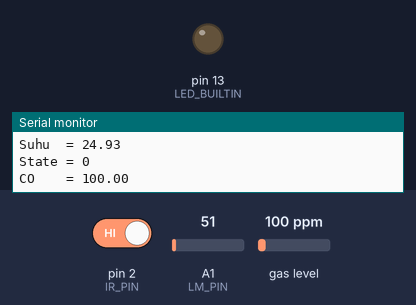
A sketch run on a simulated Arduino Uno, built with avr-gcc and run on an emulated ATmega328P. Shown: output pins drawn as LEDs (lit = HIGH), the last lines printed to the serial monitor. The test bench sets the inputs (shaded band); at power-on: pin 2 (IR_PIN) HIGH, A1 (LM_PIN) = 51, gas level 100 ppm.

Above: at 1.2 s.
1.3 s: pin 2 (IR_PIN) driven LOW
At 2.5 s:
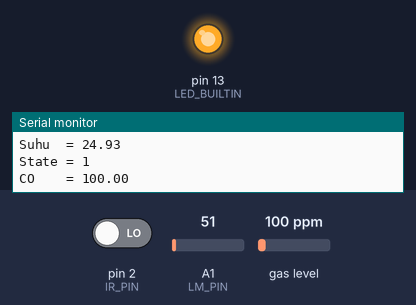
2.8 s: A1 (LM_PIN) set to 65
4.3 s: A1 (LM_PIN) set to 79
6.1 s: pin 2 (IR_PIN) driven HIGH
At 6.4 s:
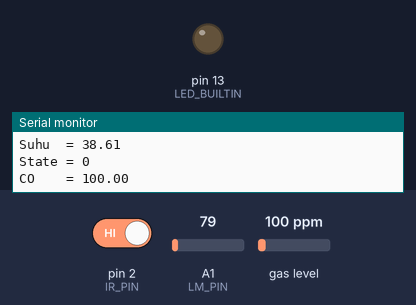
Timing chart, 0 to 9.1 s (numbered marks = the images above; inputs shaded):
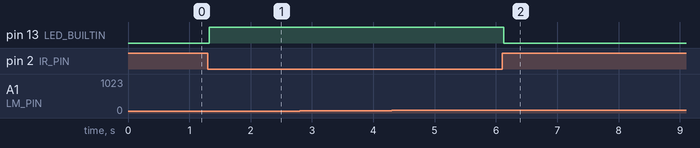

The sketch:

flame-detection.ino
```cpp
#include "MQUnifiedsensor.h"

#define   DEBUG_TIME   500

float lm35Value;
float mq2Value;
uint16_t irState;

uint32_t u_time[4];
uint32_t sysTmr;

void setup() {
        Serial.begin(9600);
        mq2_Init();
        mq2_Calibrate();
        lm35_Init();
        ir_Init();
}

void loop() {
        mq2_readSens();
        lm35_ReadSens();
        ir_readSens();
        debug();

        if (lm35Value >= 50) Serial.println("Warning !! Kebakaran");
        if ((lm35Value < 50 && lm35Value >= 40) && mq2Value > 30) Serial.println("Warning !! Kebakaran");
        if ((lm35Value < 40 && lm35Value >= 35) && mq2Value > 40 && irState == 1)
                Serial.println("Warning !! Kebakaran");

        if (millis() - sysTmr >= 30) {

                if (irState) digitalWrite(LED_BUILTIN, HIGH);
                else digitalWrite(LED_BUILTIN, LOW);

                sysTmr = millis();
        }
}

void debug() {
        if (millis() - u_time[3] >= DEBUG_TIME) {

                Serial.print("Suhu  = ");
                Serial.println(lm35Value);
                Serial.print("State = ");
                Serial.println(irState);
                Serial.print("CO    = ");
                Serial.println(mq2Value);

                u_time[3] = millis();
        }
}
```

SensInfraRed.ino
```cpp
#define    IR_PIN           2
#define    IR_SAMPLING      20

void ir_Init() {
        pinMode(LED_BUILTIN, OUTPUT);
        pinMode(IR_PIN, INPUT);
}

void ir_readSens() {
        if (millis() - u_time[2] >= IR_SAMPLING) {

                irState = !digitalRead(IR_PIN);

                u_time[2] = millis();
        }
}
```

SensLM35.ino
```cpp
#define    LM_PIN           A1
#define    LM_SAMPLING      500

#define    V_OUT(ADC) (ADC / 1023 * 5)
#define    TEMP_C(VO) (VO * 100)

void lm35_Init() {
        pinMode(LM_PIN, INPUT);
}

void lm35_ReadSens() {
        if (millis() - u_time[1] >= LM_SAMPLING) {

                lm35Value = V_OUT(float (analogRead(LM_PIN)));
                lm35Value = TEMP_C(lm35Value);

                u_time[1] = millis();
        }
}
```

SensMq2.ino
```cpp
#define    BOARD           "Arduino UNO"
#define    TYPE            "MQ-2"

#define    PIN             A2
#define    VOLT_RES        5
#define    ADC_RES         10
#define    RatioCleanAir   9.83
#define    MQ_SAMPLING     500

#define    EXPONENTIAL     1
#define    LINEAR          0

#define    EXPONEN_A       36974
#define    EXPONEN_B       -3.109

MQUnifiedsensor MQ2(BOARD, VOLT_RES, ADC_RES, PIN, TYPE);

void mq2_Init() {
        MQ2.setRegressionMethod(EXPONENTIAL);
        MQ2.setA(EXPONEN_A);
        MQ2.setB(EXPONEN_B);
        MQ2.init();
}

void mq2_Calibrate() {
        Serial.print("Calibrating.");
        float calcR0 = 0;
        for (int i = 1; i <= 10; i++) {
                MQ2.update();
                calcR0 += MQ2.calibrate(RatioCleanAir);
                Serial.print(".");
        }
        MQ2.setR0(calcR0 / 10);

        if (isinf(calcR0)) Serial.println("Open circuit");
        if (calcR0 == 0) Serial.println("Analog pin shorts");

        MQ2.serialDebug(true);
}

void mq2_readSens() {
        if (millis() - u_time[0] >= MQ_SAMPLING) {

                MQ2.update();
                mq2Value = MQ2.readSensor();

                u_time[0] = millis();
        }
}
```

Measured:
- after the input at 1.3 s, pin 13 (LED_BUILTIN): LOW → HIGH at once
- after the input at 6.1 s, pin 13 (LED_BUILTIN): HIGH → LOW at once
